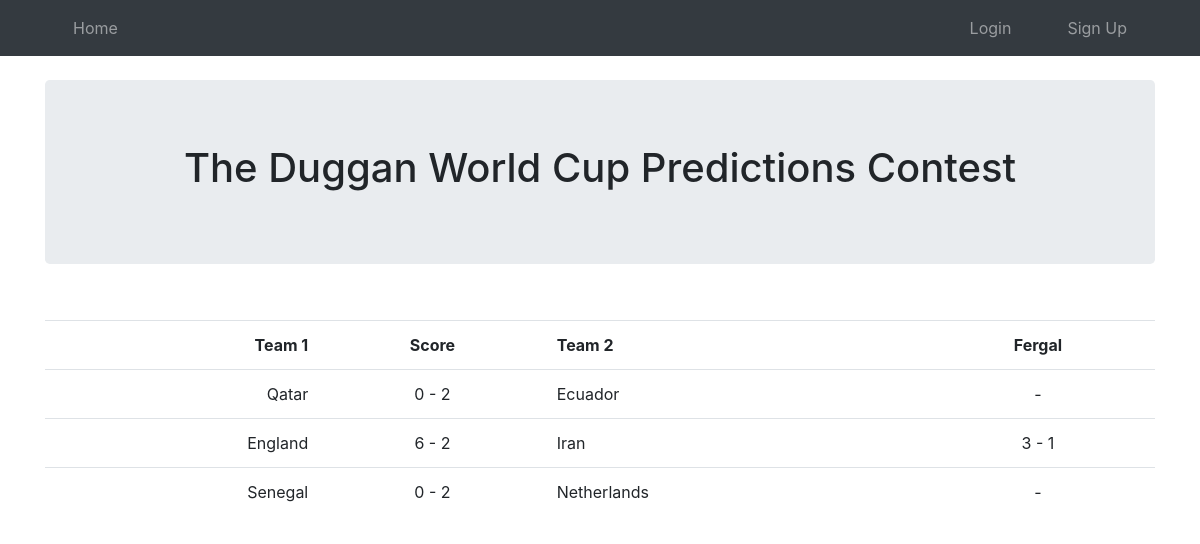
Before: / with the older database file.
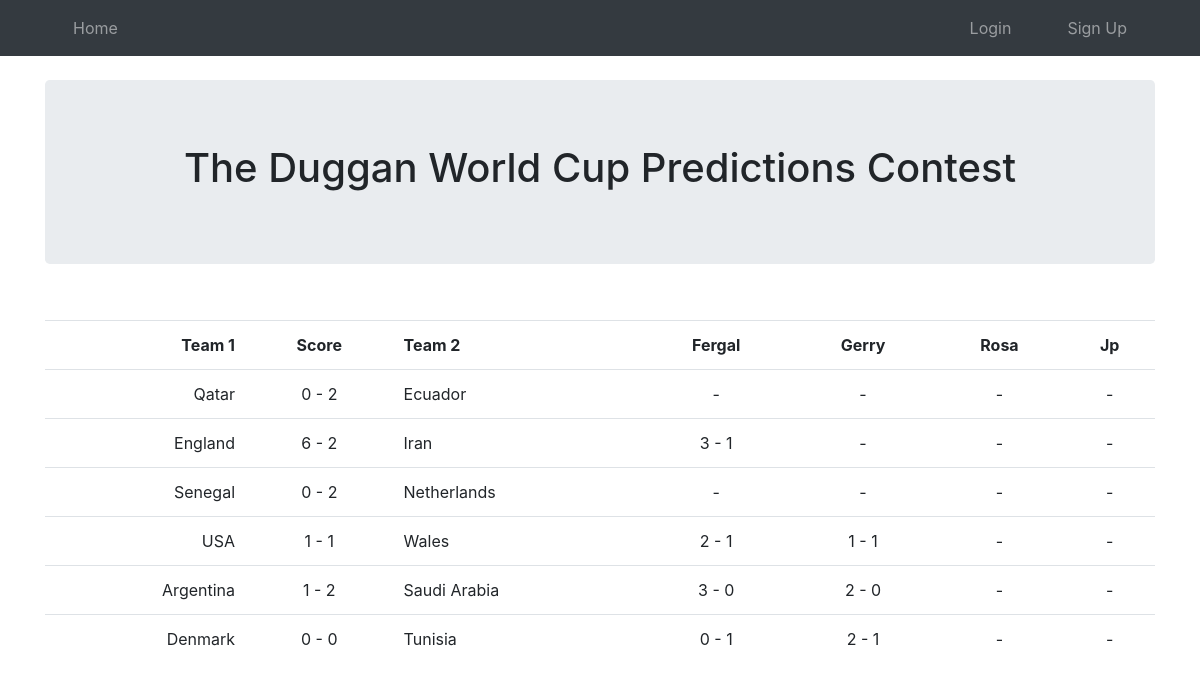
After: the same page with the newer database file.
### src/models.py (models this page shows, shortened)
class User(UserMixin, db.Model):
    __tablename__ = "user"
    id = db.Column(db.Integer, primary_key=True) # primary keys are required by SQLAlchemy
    username = db.Column(db.String(100), unique=True, nullable=False)
    password = db.Column(db.String(100), nullable=False)
    score = db.Column(db.Integer, nullable=False, default=0)
    predictions = db.relationship("Prediction", back_populates="user")

class Match(db.Model):
    __tablename__ = "match"
    id = db.Column(db.Integer, primary_key=True)
    team1 = db.Column(db.String(100), nullable=False)
    team2 = db.Column(db.String(100), nullable=False)
    is_finished = db.Column(db.Boolean, nullable=False, default=False)
    score1 = db.Column(db.Integer, nullable=True)
    score2 = db.Column(db.Integer, nullable=True)
    predictions = db.relationship("Prediction", back_populates="match")

### src/main.py (the view)
@main.route("/")
def index():
    df = get_summary_df()
    return render_template("index.html", df=df)

### src/templates/index.html
{% extends "base.html" %}
{% block content %}
<br>
<div class="jumbotron">
    <h1 class="text-center">
        The Duggan World Cup Predictions Contest
    </h1>
</div>
<br>
<table class="table">
    <tr>
        <th class="text-right">Team 1</th>
        <th class="text-center">Score</th>
        <th class="text-left">Team 2</th>
        {% for username in df.columns[3:] %}
            <th class="text-center">{{ username }}</th>
        {% endfor %}
    </tr>
    {% for index, row in df.iterrows() %}
        <tr>
            <td class="text-right">{{ row[0] }}</td>
            <td class="text-center">{{ row[1][0] }} - {{ row[1][1] }}</td>
            <td class="text-left">{{ row[2] }}</td>
            {% for username in df.columns[3:] %}
                <td class="text-center">{{ row[username][0] }} - {{ row[username][1] }}</td>
            {% endfor %}
        </tr>
    {% endfor %}
</table>
{% endblock %}

Changed rows visible on the page:
now on one of the page's lists (row unchanged): User: username "2", username "1", username "3", username "0"
added User: username "Gerry", username "1", username "2", username "0"
added User: username "Rosa"
added User: username "Jp"
now on this page (row edited): Match: team1 "USA", team2 "Wales"
now on this page (row edited): Match: team1 "Argentina", team2 "Saudi Arabia"
now on this page (row edited): Match: team1 "Denmark", team2 "Tunisia"
Other visible differences:
new list line: "1 - 1"
new list line: "1 - 2"
new list line: "0 - 0"
